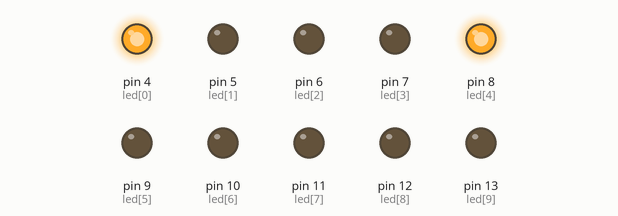
This sketch was run on a simulated Arduino Uno, built with avr-gcc and run on an emulated ATmega328P. Shown: output pins drawn as LEDs (lit = HIGH).

Above: at 0.1 s.
At 0.7 s:
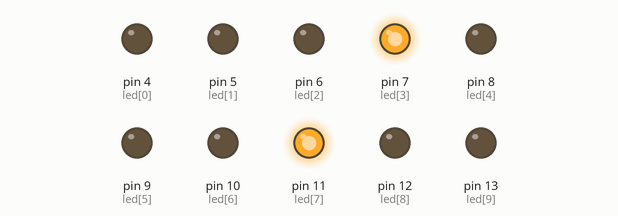
At 1.3 s:
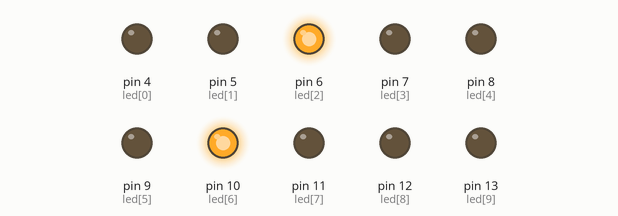
At 2.7 s:
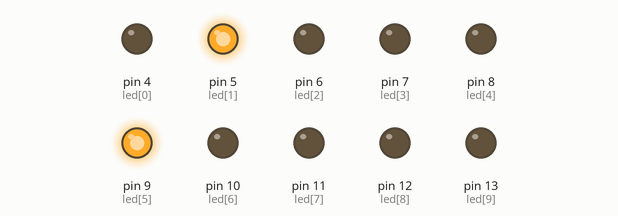
Timing chart, 0 to 3.0 s (numbered marks = the images above):
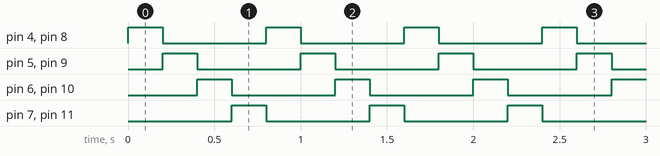

The sketch:

OciosaEstructuras.ino
```cpp
/* Programa OciosaEstructuras.ino
 Realiza el encendido de los diez leds de la rutina Ociosa,
 y en cuyo código se incluye el uso de estructuras
 de programación */
// Variables
int led[] = {4,5,6,7,8,9,10,11,12,13};
int numLeds = 10;
int tiempoRetOciosa = 200;
int cuenta_ocio = 0;
int estePin;
// Función setup
void setup ()
{
 for (estePin = 0; estePin < numLeds; estePin++)
 {
 pinMode (led[estePin],OUTPUT);
 }
}
// Función loop
void loop ()
{
 digitalWrite (led[cuenta_ocio],HIGH);
 digitalWrite (led[cuenta_ocio+4],HIGH);
 delay (tiempoRetOciosa);
 digitalWrite (led[cuenta_ocio],LOW);
 digitalWrite (led[cuenta_ocio+4],LOW);
 cuenta_ocio++;
 if (cuenta_ocio > 3)
 {
 cuenta_ocio = 0;
 }
}
```

Measured:
- by itself, pin 4 (led[0]), pin 5 (led[1]), pin 6 (led[2]), pin 7 (led[3]), pin 8 (led[4]), pin 9 (led[5]), pin 10 (led[6]), pin 11 (led[7]): alternates HIGH for 0.20 s and LOW for 0.60 s
- by itself, everything shown: repeats every 0.80 s, in 4 steps
